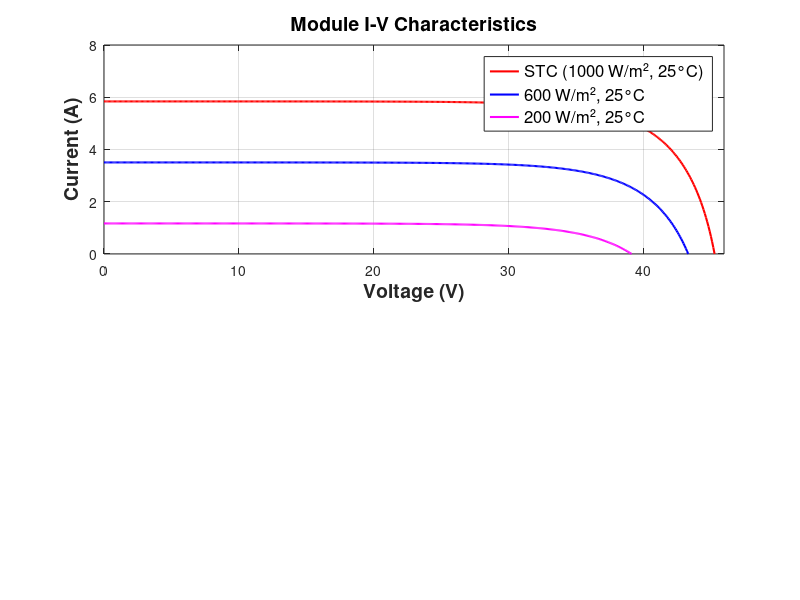

Recreate this plot in MATLAB. (Note: this script raises an error after producing the figure.)
%EGH451 Assessment 1
%Author: Ethan Yun Sang CHAN
%Student ID: n12622401

clear all; close all; clc

%% Module parameters (datasheet STC)
Vmpp = 37.6;      % V at MPP
Voc  = 45.3;      % V open circuit
Impp = 5.32;      % A at MPP
Isc  = 5.84;      % A short circuit
ki   = 0.0373;    % Isc temp coefficient (A/K)
kv   = -0.2810;   % Voc temp coefficient (V/K)

Tstc = 25 + 273.15;   % STC temperature (K)
Gstc = 1000;          % STC irradiance (W/m²)

% Array configuration
ns = 16;   % number of modules in series per string
np = 2;    % number of parallel strings

% Other operating conditions (module level)
G_600 = 600;           % 600 W/m²
G_200 = 200;           % 200 W/m²
G_1000 = 1000;         %1000 W/m²
T_5 = 5 + 273.15;   
T_45 = 45 + 273.15;  

%% ----- 1. Exact four‑parameter extraction at STC -----
function [Iph, Vt, Rs, Io] = FourParaSTC(Impp, Vmpp, Isc, Voc)
    % Exact extraction for the four‑parameter model (no shunt)
    Iph = Isc;                       % standard assumption
    delta = Isc - Impp;
    if delta <= 0
        error('Impp must be less than Isc');
    end
    % Vt from derivative condition at MPP
    Vt = (2*Vmpp - Voc) / (log(delta/Isc) + Impp/delta);
    % Rs from the MPP equation
    Rs = (Vt * log(delta/Isc) + Voc - Vmpp) / Impp;
    % Io from Voc condition
    Io = Isc / exp(Voc/Vt);
end

[Iph, Vt, Rs, Io] = FourParaSTC(Impp, Vmpp, Isc, Voc);

%% ----- 2. Function to correct module parameters for T and G -----
function [Iscgt, Vocgt, Voct, Vtt, Iot] = FourParaCorr(Isc, Voc, ki, kv, T, Tstc, Vt, G, Gstc)
    % Returns corrected module parameters for given T and G
    Isct = Isc + ki * (T - Tstc);
    Voct = Voc + kv * (T - Tstc);
    Vtt = Vt * (T / Tstc);               % thermal voltage scales with T
    Iot = Isct / exp(Voct / Vtt);        % saturation current
    Iscgt = Isct * (G / Gstc);           % photo current scales with G
    Vocgt = log(Iscgt / Iot) * Vtt;      % open‑circuit voltage
end

%% ----- 3. Compute module I‑V curves for three irradiances (T = 25°C) -----
points = 500;   % number of points for smooth curves

% STC (1000 W/m², 25°C)
V_stc = linspace(0, Voc, points);
I_stc = zeros(1, points);
for i = 1:points
    V = V_stc(i);
    I = Iph;   % initial guess
    for iter = 1:10
        I = Iph - Io * (exp((V + I*Rs)/Vt) - 1);
    end
    I_stc(i) = I;
end

% 600 W/m², 25°C
[Iscgt_600G, Vocgt_600G, Voct_600G, Vtt_600G, Iot_600G] = ...
    FourParaCorr(Isc, Voc, ki, kv, Tstc, Tstc, Vt, G_600, Gstc);
V_600G = linspace(0, Vocgt_600G, points);
I_600G = zeros(1, points);
for i = 1:points
    V = V_600G(i);
    I = Iscgt_600G;
    for iter = 1:10
        I = Iscgt_600G - Iot_600G * (exp((V + I*Rs)/Vtt_600G) - 1);
    end
    I_600G(i) = I;
end

% 200 W/m², 25°C
[Iscgt_200G, Vocgt_200G, Voct_200G, Vtt_200G, Iot_200G] = ...
    FourParaCorr(Isc, Voc, ki, kv, Tstc, Tstc, Vt, G_200, Gstc);
V_200G = linspace(0, Vocgt_200G, points);
I_200G = zeros(1, points);
for i = 1:points
    V = V_200G(i);
    I = Iscgt_200G;
    for iter = 1:10
        I = Iscgt_200G - Iot_200G * (exp((V + I*Rs)/Vtt_200G) - 1);
    end
    I_200G(i) = I;
end

%% ----- 4. Compute module MPP (before scaling) -----
% STC module
P_mod_stc = V_stc .* I_stc;
[Pmax_mod_stc, idx_mod_stc] = max(P_mod_stc);
Vmpp_mod_stc = V_stc(idx_mod_stc);
Impp_mod_stc = I_stc(idx_mod_stc);

% 600 W/m² module
P_mod_600G = V_600G .* I_600G;
[Pmax_mod_600G, idx_mod_600G] = max(P_mod_600G);
Vmpp_mod_600G = V_600G(idx_mod_600G);
Impp_mod_600G = I_600G(idx_mod_600G);

% 200 W/m² module
P_mod_200G = V_200G .* I_200G;
[Pmax_mod_200G, idx_mod_200G] = max(P_mod_200G);
Vmpp_mod_200G = V_200G(idx_mod_200G);
Impp_mod_200G = I_200G(idx_mod_200G);

%% ----- 5. Compute Array I‑V curves for three Conditions (STC), (T = 5°C, 1000 W/m2) & (T = 45°C, 200 W/m2) -----

% STC (1000 W/m², 25°C)
V_stc_array = linspace(0, Voc, points);
I_stc_array = zeros(1, points);
for i = 1:points
    V = V_stc_array(i);
    I = Iph;   % initial guess
    for iter = 1:10
        I = Iph - Io * (exp((V + I*Rs)/Vt) - 1);
    end
    I_stc_array(i) = I;
end

% 1000 W/m², 5°C
[Iscgt_1000G_5C, Vocgt_1000G_5C, Voct_1000G_5C, Vtt_1000G_5C, Iot_1000G_5C] = ...
    FourParaCorr(Isc, Voc, ki, kv, T_5, Tstc, Vt, G_1000, Gstc);
V_1000G_5C = linspace(0, Vocgt_1000G_5C, points);
I_1000G_5C = zeros(1, points);
for i = 1:points
    V = V_1000G_5C(i);
    I = Iscgt_1000G_5C;
    for iter = 1:10
        I = Iscgt_1000G_5C - Iot_1000G_5C * (exp((V + I*Rs)/Vtt_1000G_5C) - 1);
    end
    I_1000G_5C(i) = I;
end

% 200 W/m², 45°C
[Iscgt_200G_45C, Vocgt_200G_45C, Voct_200G_45C, Vtt_200G_45C, Iot_200G_45C] = ...
    FourParaCorr(Isc, Voc, ki, kv, T_45, Tstc, Vt, G_200, Gstc);
V_200G_45C = linspace(0, Vocgt_200G_45C, points);
I_200G_45C = zeros(1, points);
for i = 1:points
    V = V_200G_45C(i);
    I = Iscgt_200G_45C;
    for iter = 1:10
        I = Iscgt_200G_45C - Iot_200G_45C * (exp((V + I*Rs)/Vtt_200G_45C) - 1);
    end
    I_200G_45C(i) = I;
end

%% ----- 6. Compute Array MPP for three Conditions -----
% STC module
P_1000G_5C = V_1000G_5C .* I_1000G_5C;
[Pmax_1000G_5C, idx_1000G_5C] = max(P_1000G_5C);
Vmpp_1000G_5C = V_1000G_5C(idx_1000G_5C);
Impp_1000G_5C = I_1000G_5C(idx_1000G_5C);

% 200 W/m², 45°C PV Panel
P_200G_45C = V_200G_45C .* I_200G_45C;
[Pmax_200G_45C, idx_200G_45C] = max(P_200G_45C);
Vmpp_200G_45C = V_200G_45C(idx_200G_45C);
Impp_200G_45C = I_200G_45C(idx_200G_45C);

%% ----- 7. Scale to array level (ns series, np parallel) -----
V_array_stc  = V_stc * ns;
I_array_stc  = I_stc * np;
P_array_stc  = V_array_stc .* I_array_stc;

V_array_600G = V_600G * ns;
I_array_600G = I_600G * np;
P_array_600G = V_array_600G .* I_array_600G;

V_array_200G = V_200G * ns;
I_array_200G = I_200G * np;
P_array_200G = V_array_200G .* I_array_200G;

V_array_1000G_5C = V_1000G_5C * ns;
I_array_1000G_5C = I_1000G_5C * np;
P_array_1000G_5C = V_array_1000G_5C .* I_array_1000G_5C;

V_array_200G_45C = V_200G_45C * ns;
I_array_200G_45C = I_200G_45C * np;
P_array_200G_45C = V_array_200G_45C .* I_array_200G_45C;

%% ----- 8. Find array MPP -----
[Pmax_arr_stc, idx_arr_stc] = max(P_array_stc);
Vmpp_arr_stc = V_array_stc(idx_arr_stc);
Impp_arr_stc = I_array_stc(idx_arr_stc);
Pmax_arr_stc = P_array_stc(idx_arr_stc);

[Pmax_arr_600G, idx_arr_600G] = max(P_array_600G);
Vmpp_arr_600G = V_array_600G(idx_arr_600G);
Impp_arr_600G = I_array_600G(idx_arr_600G);
Pmax_arr_600G = P_array_600G(idx_arr_600G);

[Pmax_arr_200G, idx_arr_200G] = max(P_array_200G);
Vmpp_arr_200G = V_array_200G(idx_arr_200G);
Impp_arr_200G = I_array_200G(idx_arr_200G);
Pmax_arr_200G = P_array_200G(idx_arr_200G);

[Pmax_arr_1000G_5C, idx_arr_1000G_5C] = max(P_array_1000G_5C);
Vmpp_arr_1000G_5C = V_array_1000G_5C(idx_arr_1000G_5C);
Impp_arr_1000G_5C = I_array_1000G_5C(idx_arr_1000G_5C);
Pmax_arr_1000G_5C = P_array_1000G_5C(idx_arr_1000G_5C);

[Pmax_arr_200G_45C, idx_arr_200G_45C] = max(P_array_200G_45C);
Vmpp_arr_200G_45C = V_array_200G_45C(idx_arr_200G_45C);
Impp_arr_200G_45C = I_array_200G_45C(idx_arr_200G_45C);
Pmax_arr_200G_45C = P_array_200G_45C(idx_arr_200G_45C);

%% ----- 9. Combined Module‑level I‑V & P‑V plot (top/bottom subplots) -----
figure('Name','Ameresco Solar 200J-V PV Module Characteristics','NumberTitle','off','Color','white','Position',[100,100,1000,900]);

% Top subplot: I‑V
subplot(2,1,1);
hold on; box on; grid on;
plot(V_stc, I_stc, 'r', 'LineWidth',1.5, 'DisplayName',sprintf('STC (1000 W/m², 25°C)'));
plot(V_600G, I_600G, 'b', 'LineWidth',1.5, 'DisplayName',sprintf('%.0f W/m², 25°C',G_600));
plot(V_200G, I_200G, 'm', 'LineWidth',1.5, 'DisplayName',sprintf('%.0f W/m², 25°C',G_200));
xlabel('Voltage (V)','FontSize',14,'FontWeight','bold');
ylabel('Current (A)','FontSize',14,'FontWeight','bold');
legend('Location','northeast','FontSize',12);
title('Module I‑V Characteristics','FontSize',14,'FontWeight','bold');
xlim([0, 46]); ylim([0, 8]);

% Annotations for I‑V subplot
xLim = xlim; yLim = ylim; xRange = diff(xLim); yRange = diff(yLim);
% STC (red)
yline(Impp_mod_stc, '--r', 'LineWidth',1.5, 'HandleVisibility','off');
text(Vmpp_mod_stc + 0.02*xRange, Impp_mod_stc + 0.09*yRange, ...
    sprintf('V_{mpp}=%.1f V\nI_{mpp}=%.2f A', Vmpp_mod_stc, Impp_mod_stc), ...
    'Color','r','BackgroundColor','white','FontSize',12,'FontWeight','bold',...
    'EdgeColor','r','Margin',5,'HandleVisibility','off');
% 600 W/m² (blue)
yline(Impp_mod_600G, '--b', 'LineWidth',1.5, 'HandleVisibility','off');
text(Vmpp_mod_600G + 0.03*xRange, Impp_mod_600G + 0.09*yRange, ...
    sprintf('V_{mpp}=%.1f V\nI_{mpp}=%.2f A', Vmpp_mod_600G, Impp_mod_600G), ...
    'Color','b','BackgroundColor','white','FontSize',12,'FontWeight','bold',...
    'EdgeColor','b','Margin',5,'HandleVisibility','off');
% 200 W/m² (magenta)
yline(Impp_mod_200G, '--m', 'LineWidth',1.5, 'HandleVisibility','off');
text(Vmpp_mod_200G + 0.03*xRange, Impp_mod_200G + 0.09*yRange, ...
    sprintf('V_{mpp}=%.1f V\nI_{mpp}=%.2f A', Vmpp_mod_200G, Impp_mod_200G), ...
    'Color','m','BackgroundColor','white','FontSize',12,'FontWeight','bold',...
    'EdgeColor','m','Margin',5,'HandleVisibility','off');
set(gca,'FontSize',12);
hold off;

% Bottom subplot: P‑V
subplot(2,1,2);
hold on; box on; grid on;
plot(V_stc, P_mod_stc, 'r', 'LineWidth',1.5, 'DisplayName',sprintf('STC (1000 W/m², 25°C)'));
plot(V_600G, P_mod_600G, 'b', 'LineWidth',1.5, 'DisplayName',sprintf('%.0f W/m², 25°C',G_600));
plot(V_200G, P_mod_200G, 'm', 'LineWidth',1.5, 'DisplayName',sprintf('%.0f W/m², 25°C',G_200));
xlabel('Voltage (V)','FontSize',14,'FontWeight','bold');
ylabel('Power (W)','FontSize',14,'FontWeight','bold');
legend('Location','northeast','FontSize',12);
title('Module P‑V Characteristics','FontSize',14,'FontWeight','bold');
xlim([0, 46]); ylim([0, 290]);

% Annotations for P‑V subplot
xLim = xlim; yLim = ylim; xRange = diff(xLim); yRange = diff(yLim);
% STC (red)
yline(Pmax_mod_stc, '--r', 'LineWidth',1.5, 'HandleVisibility','off');
text(Vmpp_mod_stc + 0.03*xRange, Pmax_mod_stc + 0.08*yRange, ...
    sprintf('V_{mpp}=%.1f V\nP_{mpp}=%.1f W', Vmpp_mod_stc, Pmax_mod_stc), ...
    'Color','r','BackgroundColor','white','FontSize',12,'FontWeight','bold',...
    'EdgeColor','r','Margin',5,'HandleVisibility','off');
% 600 W/m² (blue)
yline(Pmax_mod_600G, '--b', 'LineWidth',1.5, 'HandleVisibility','off');
text(Vmpp_mod_600G + 0.03*xRange, Pmax_mod_600G + 0.09*yRange, ...
    sprintf('V_{mpp}=%.1f V\nP_{mpp}=%.1f W', Vmpp_mod_600G, Pmax_mod_600G), ...
    'Color','b','BackgroundColor','white','FontSize',12,'FontWeight','bold',...
    'EdgeColor','b','Margin',5,'HandleVisibility','off');
% 200 W/m² (magenta)
yline(Pmax_mod_200G, '--m', 'LineWidth',1.5, 'HandleVisibility','off');
text(Vmpp_mod_200G + 0.03*xRange, Pmax_mod_200G + 0.09*yRange, ...
    sprintf('V_{mpp}=%.1f V\nP_{mpp}=%.1f W', Vmpp_mod_200G, Pmax_mod_200G), ...
    'Color','m','BackgroundColor','white','FontSize',12,'FontWeight','bold',...
    'EdgeColor','m','Margin',5,'HandleVisibility','off');
set(gca,'FontSize',12);
hold off;

%% ----- 10. Combined Array‑level I‑V & P‑V plot (top/bottom subplots) -----
figure('Name','Ameresco Solar 200J-V PV Array Characteristics','NumberTitle','off','Color','white','Position',[100,100,1000,900]);

% Top subplot: Array I‑V
subplot(2,1,1);
hold on; box on; grid on;
plot(V_array_stc, I_array_stc, 'r', 'LineWidth',1.5, 'DisplayName',sprintf('STC (1000 W/m², 25°C)'));
plot(V_array_1000G_5C, I_array_1000G_5C, 'b', 'LineWidth',1.5, 'DisplayName',sprintf('%.0f W/m², 5°C',G_1000));
plot(V_array_200G_45C, I_array_200G_45C, 'm', 'LineWidth',1.5, 'DisplayName',sprintf('%.0f W/m², 45°C',G_200));
xlabel('Voltage (V)','FontSize',14,'FontWeight','bold');
ylabel('Current (A)','FontSize',14,'FontWeight','bold');
legend('Location','northeast','FontSize',12);
title(sprintf('Array I‑V Characteristics (%dS × %dP, %.1f kWp)', ns, np, Pmax_arr_stc/1000), ...
      'FontSize',14,'FontWeight','bold');
xlim([0, 900]); ylim([0, 16]);

% Annotations for array I‑V
xLim = xlim; yLim = ylim; xRange = diff(xLim); yRange = diff(yLim);
% STC (red)
yline(Impp_arr_stc, '--r', 'LineWidth',1.5, 'HandleVisibility','off');
text(Vmpp_arr_stc+0.01*xRange, Impp_arr_stc+0.09*yRange, ...
    sprintf('V_{mpp}=%.1f V\nI_{mpp}=%.1f A', Vmpp_arr_stc, Impp_arr_stc), ...
    'Color','r','BackgroundColor','white','FontSize',12,'FontWeight','bold',...
    'EdgeColor','r','Margin',5,'HandleVisibility','off');
% 1000 W/m², 5°C (blue)
yline(Impp_arr_1000G_5C, '--b', 'LineWidth',1.5, 'HandleVisibility','off');
text(Vmpp_arr_1000G_5C+0.10*xRange, Impp_arr_1000G_5C-0.09*yRange, ...
    sprintf('V_{mpp}=%.1f V\nI_{mpp}=%.1f A', Vmpp_arr_1000G_5C, Impp_arr_1000G_5C), ...
    'Color','b','BackgroundColor','white','FontSize',12,'FontWeight','bold',...
    'EdgeColor','b','Margin',5,'HandleVisibility','off');
% 200 W/m², 45°C (magenta)
yline(Impp_arr_200G_45C, '--m', 'LineWidth',1.5, 'HandleVisibility','off');
text(Vmpp_arr_200G_45C+0.03*xRange, Impp_arr_200G_45C+0.09*yRange, ...
    sprintf('V_{mpp}=%.1f V\nI_{mpp}=%.1f A', Vmpp_arr_200G_45C, Impp_arr_200G_45C), ...
    'Color','m','BackgroundColor','white','FontSize',12,'FontWeight','bold',...
    'EdgeColor','m','Margin',5,'HandleVisibility','off');
set(gca,'FontSize',12);
hold off;

% Bottom subplot: Array P‑V
subplot(2,1,2);
hold on; box on; grid on;
plot(V_array_stc, P_array_stc, 'r', 'LineWidth',1.5, 'DisplayName',sprintf('STC (1000 W/m², 25°C)'));
plot(V_array_1000G_5C, P_array_1000G_5C, 'b', 'LineWidth',1.5, 'DisplayName',sprintf('%.0f W/m², 5°C',G_1000));
plot(V_array_200G_45C, P_array_200G_45C, 'm', 'LineWidth',1.5, 'DisplayName',sprintf('%.0f W/m², 45°C',G_200));
xlabel('Voltage (V)','FontSize',14,'FontWeight','bold');
ylabel('Power (W)','FontSize',14,'FontWeight','bold');
legend('Location','northeast','FontSize',12);
title(sprintf('Array P‑V Characteristics (%dS × %dP, %.1f kWp)', ns, np, Pmax_arr_stc/1000), ...
      'FontSize',14,'FontWeight','bold');
xlim([0, 900]); ylim([0, 10000]);

% Annotations for array P‑V
xLim = xlim; yLim = ylim; xRange = diff(xLim); yRange = diff(yLim);
% STC (red)
yline(Pmax_arr_stc, '--r', 'LineWidth',1.5, 'HandleVisibility','off');
text(Vmpp_arr_stc-0.12*xRange, Pmax_arr_stc+0.09*yRange, ...
    sprintf('V_{mpp}=%.1f V\nP_{mpp}=%.1f W', Vmpp_arr_stc, Pmax_arr_stc), ...
    'Color','r','BackgroundColor','white','FontSize',12,'FontWeight','bold',...
    'EdgeColor','r','Margin',5,'HandleVisibility','off');
% 1000 W/m², 5°C (blue)
yline(Pmax_arr_1000G_5C, '--b', 'LineWidth',1.5, 'HandleVisibility','off');
text(Vmpp_arr_1000G_5C+0.03*xRange, Pmax_arr_1000G_5C+0.08*yRange, ...
    sprintf('V_{mpp}=%.1f V\nP_{mpp}=%.1f W', Vmpp_arr_1000G_5C, Pmax_arr_1000G_5C), ...
    'Color','b','BackgroundColor','white','FontSize',12,'FontWeight','bold',...
    'EdgeColor','b','Margin',5,'HandleVisibility','off');
% 200 W/m², 45°C (magenta)
yline(Pmax_arr_200G_45C, '--m', 'LineWidth',1.5, 'HandleVisibility','off');
text(Vmpp_arr_200G_45C+0.03*xRange, Pmax_arr_200G_45C+0.09*yRange, ...
    sprintf('V_{mpp}=%.1f V\nP_{mpp}=%.1f W', Vmpp_arr_200G_45C, Pmax_arr_200G_45C), ...
    'Color','m','BackgroundColor','white','FontSize',12,'FontWeight','bold',...
    'EdgeColor','m','Margin',5,'HandleVisibility','off');
set(gca,'FontSize',12);
hold off;
